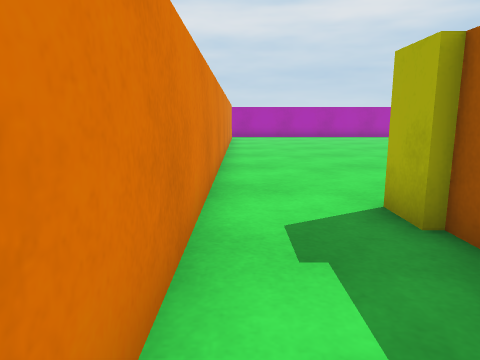
[1] (above)

24 first-person views from a walk through a scene from a Unity 3-D project. The camera is 0.58 m above the floor, tilts 10° down and sees 70° across. The floor is counted in squares, 0.5 m on a side. Each view is taken from the middle of a square. On the plan, view 1 faces up. The plan holds only what a view shows up to about 14 squares ahead; the rest is blank. The place goes on beyond the plan. The player is left out.

[2]
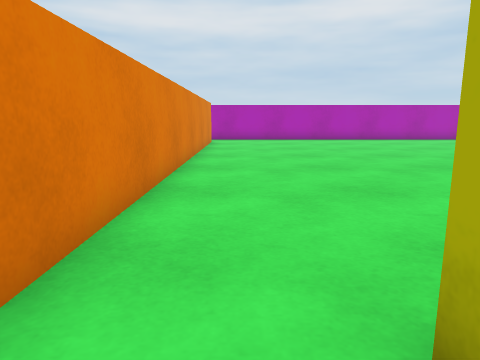

[3]
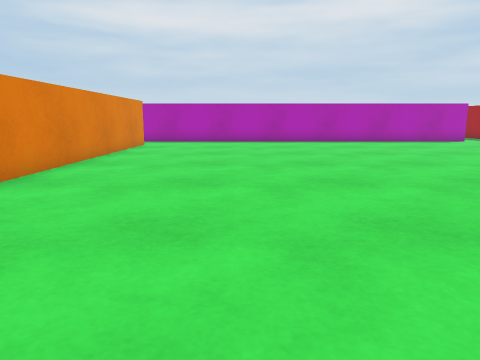

[4]
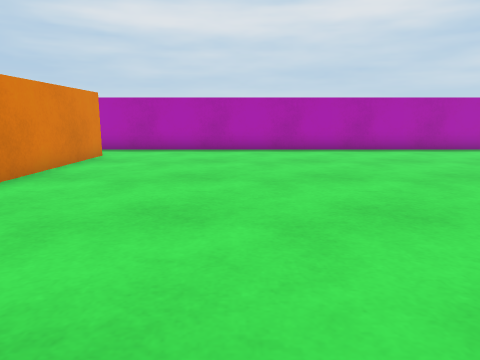

[5]
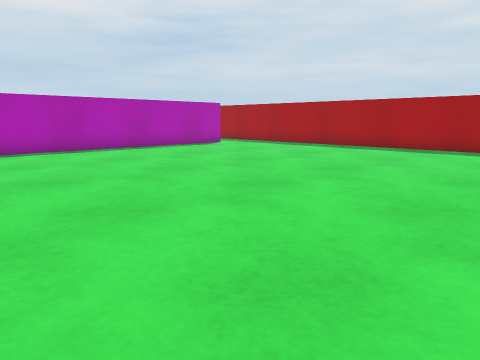

[6]
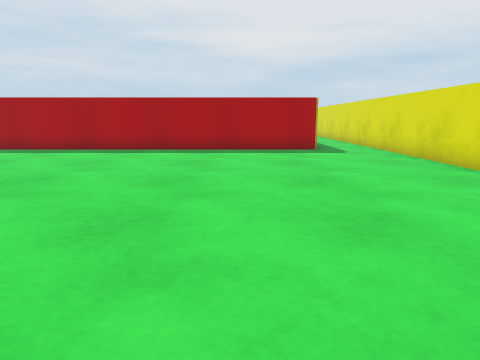

[7]
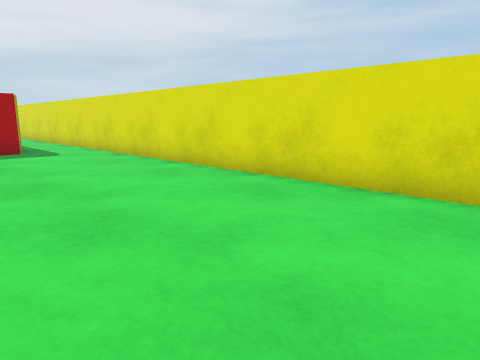

[8]
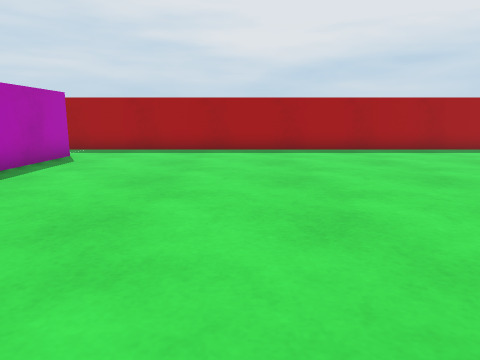

[9]
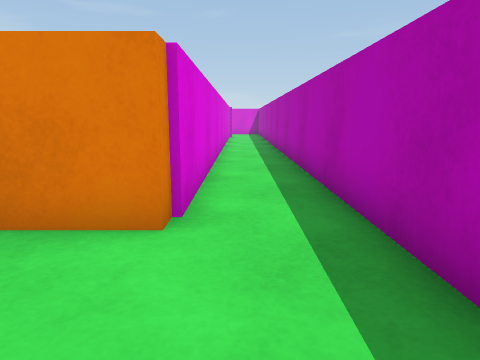

[10]
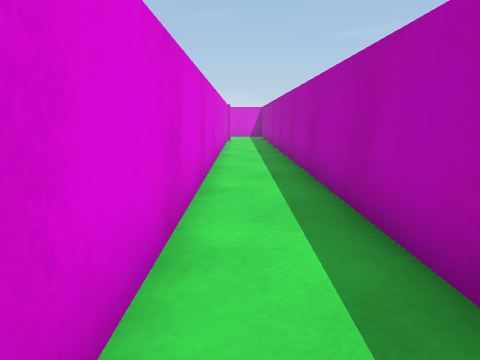

[11]
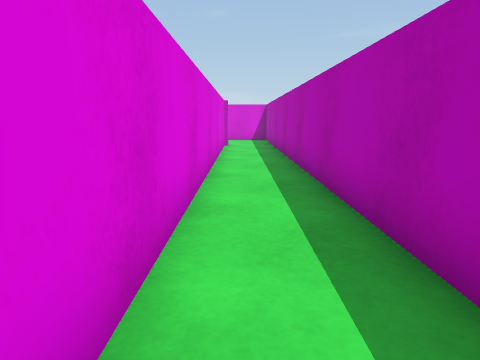

[12]
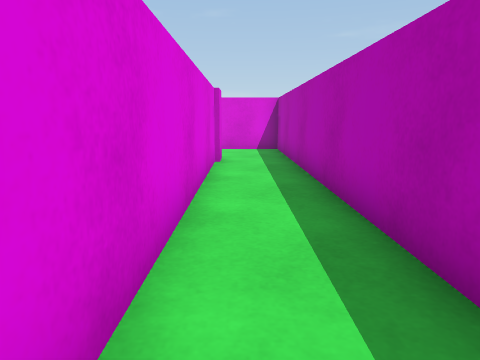

[13]
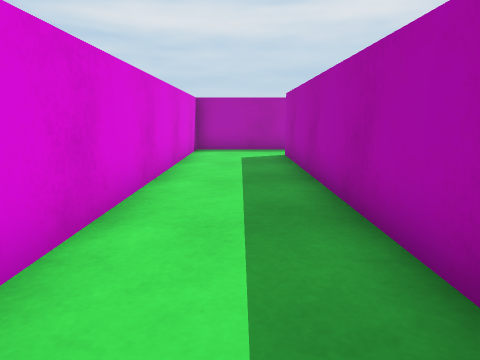

[14]
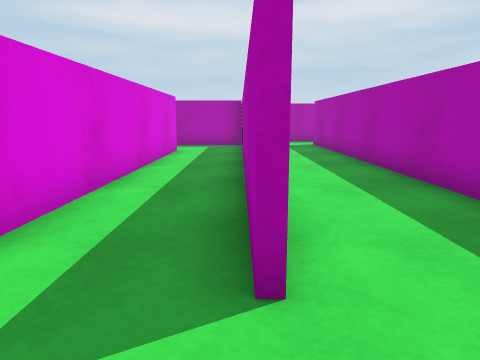

[15]
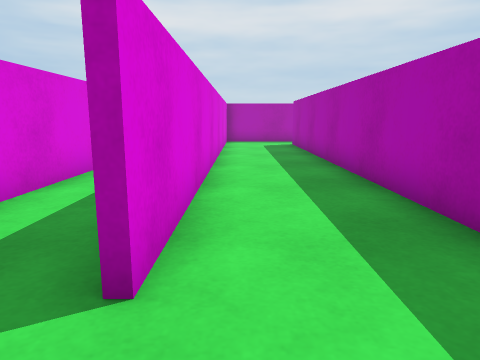

[16]
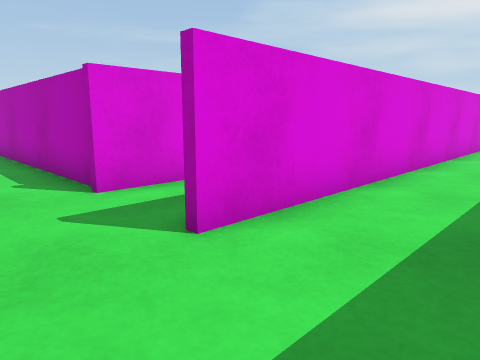

[17]
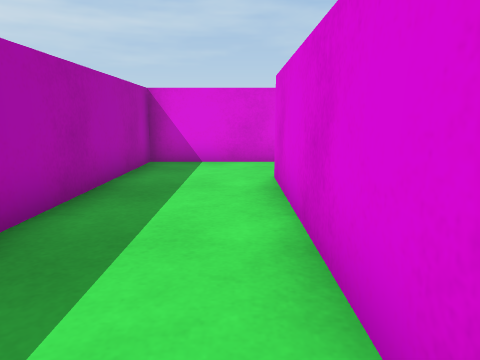

[18]
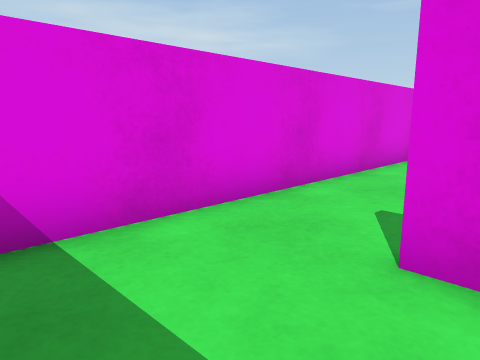

[19]
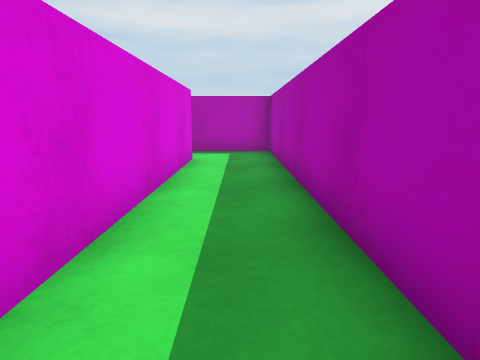

[20]
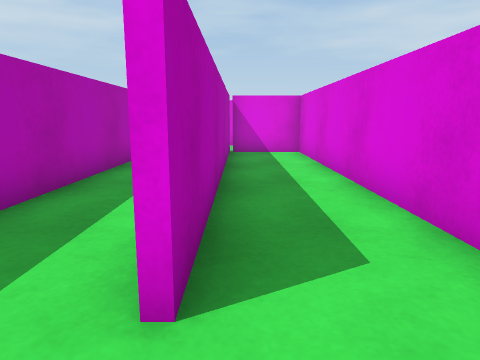

[21]
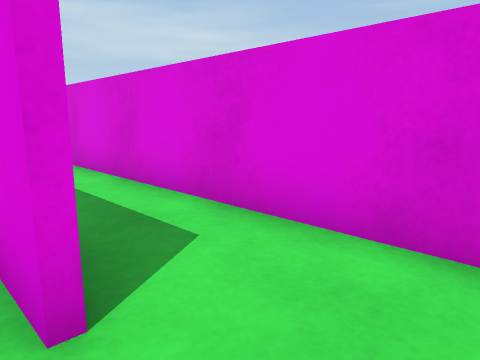

[22]
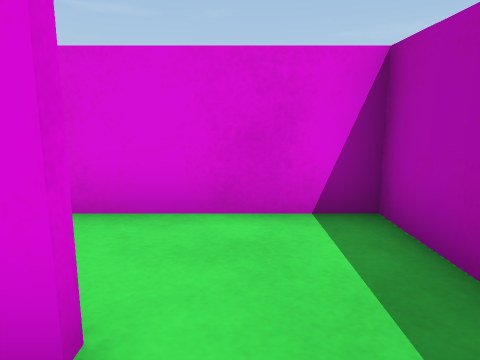

[23]
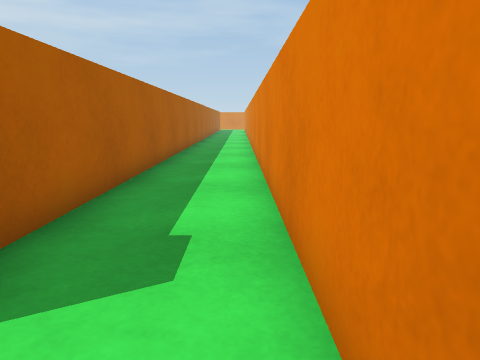

[24]
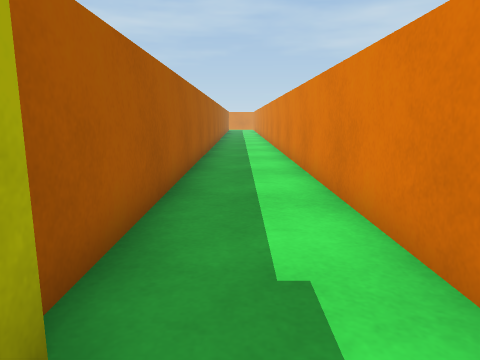

### Floor plan
Ten units are one square. View 1 is at (0, 0); x grows to the right and y downward. Boxes are objects, and circles mark ways between rooms. Rooms are numbered by the first view taken in them; rooms with no view inside come last. Other rooms are left out.
<svg viewBox="-310 -253 513 333">
<path fill="none" stroke="#000" d="M59 -45 198 -45M19 -35 19 -45M161 -235 -215 -235M185 -70 185 -248M22 75 22 -35M-205 -213 -5 -213 -5 75M-249 -70 -249 -212M-274 -182 -274 -71M-280 -73 -305 -73M-249 -207 -275 -207M-305 -45 -215 -45 -215 -215M-215 -235 -247 -235 -247 -70M-275 -207 -302 -207 -302 -75 -276 -75 -276 -182"/>
<circle cx="-220" cy="-225" r="3" fill="#2a7"/>
<circle cx="-270" cy="-195" r="3" fill="#2a7"/>
<text x="70" y="-140">1</text>
<text x="-240" y="-130">2</text>
<text x="-290" y="-140">3</text>
</svg>
Room 1 opens to room 2. Room 2 opens to room 3.

Where each view was taken, in squares from view 1:
view 1: 0 up, 0 right, facing up
view 2: 3 up, 1 right, facing up
view 3: 5 up, 4 right, facing up
view 4: 10 up, 4 right, facing up
view 5: 10 up, 4 right, facing up-right
view 6: 10 up, 5 right, facing right
view 7: 10 up, 5 right, facing down-right
view 8: 18 up, 5 right, facing right
view 9: 22 up, 3 right, facing left
view 10: 22 up, 1 left, facing left
view 11: 22 up, 5 left, facing left
view 12: 22 up, 11 left, facing left
view 13: 10 up, 23 left, facing up
view 14: 5 up, 25 left, facing up
view 15: 5 up, 24 left, facing up
view 16: 5 up, 22 left, facing up-left
view 17: 14 up, 24 left, facing down
view 18: 8 up, 22 left, facing down-left
view 19: 8 up, 26 left, facing up
view 20: 20 up, 28 left, facing down
view 21: 20 up, 27 left, facing down-left
view 22: 19 up, 26 left, facing left
view 23: 6 up, 0 right, facing down
view 24: 5 up, 1 right, facing down
